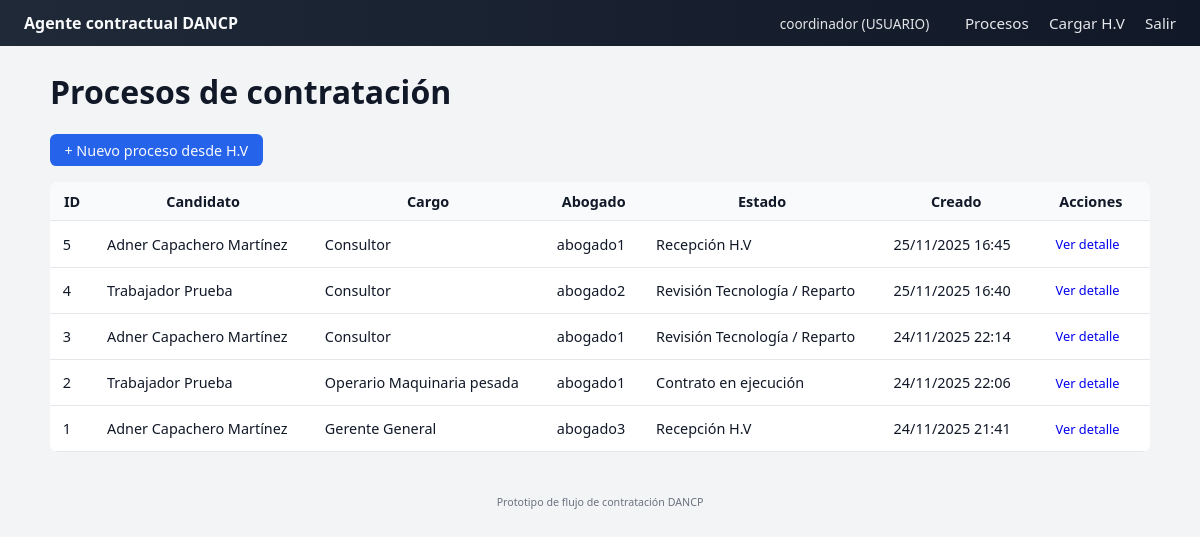
/ (signed in), run on the app's committed database.
### app.py (models this page shows, shortened)
class User(db.Model, UserMixin):
    __tablename__ = "usuarios"
    id = db.Column(db.Integer, primary_key=True)
    username = db.Column(db.String(80), unique=True, nullable=False)
    password_hash = db.Column(db.String(255), nullable=False)
    rol = db.Column(db.String(20), nullable=False)  # "USUARIO" o "ABOGADO"
    procesos_abogado = db.relationship(
        "ProcesoContratacion",
        back_populates="abogado",
        lazy="dynamic",
    )

class ProcesoContratacion(db.Model):
    __tablename__ = "procesos_contratacion"
    id = db.Column(db.Integer, primary_key=True)
    nombre_candidato = db.Column(db.String(120), nullable=False)
    telefono = db.Column(db.String(50))
    identificacion = db.Column(db.String(50))
    correo = db.Column(db.String(120))
    cargo = db.Column(db.String(120), nullable=False)
    area = db.Column(db.String(120))
    cv_filename = db.Column(db.String(255))  # archivo almacenado
    estado_index = db.Column(db.Integer, default=0)
    observaciones = db.Column(db.Text)
    abogado_id = db.Column(db.Integer, db.ForeignKey("usuarios.id"))
    abogado = db.relationship("User", back_populates="procesos_abogado")
    fecha_creacion = db.Column(db.DateTime, default=datetime.utcnow)
    fecha_actualizacion = db.Column(
        db.DateTime, default=datetime.utcnow, onupdate=datetime.utcnow
    )
    def estado_actual(self) -> str:
        try:
            return ESTADOS_PROCESO[self.estado_index]
        except IndexError:
            return "Desconocido"

### app.py (the view)
@app.route("/")
@login_required
def index():
    if current_user.rol == "ABOGADO":
        procesos = ProcesoContratacion.query.filter_by(
            abogado_id=current_user.id
        ).order_by(ProcesoContratacion.fecha_creacion.desc()).all()
    else:
        procesos = ProcesoContratacion.query.order_by(
            ProcesoContratacion.fecha_creacion.desc()
        ).all()
    return render_template(
        "index.html",
        procesos=procesos,
        ESTADOS=ESTADOS_PROCESO,
    )

### app.py (called while the page is built)
@login_manager.user_loader
def load_user(user_id):
    return User.query.get(int(user_id))

### templates/index.html (shortened to what this page needs)
{% extends "base.html" %}
{% block content %}
<h1>Procesos de contratación</h1>
{% if current_user.rol == 'USUARIO' %}
<a class="btn btn-primary" href="{{ url_for('cargar_cv') }}">+ Nuevo proceso desde H.V</a>
{% endif %}
<table class="tabla">
    <thead>
    <tr>
        <th>ID</th>
        <th>Candidato</th>
        <th>Cargo</th>
        <th>Abogado</th>
        <th>Estado</th>
        <th>Creado</th>
        <th>Acciones</th>
    </tr>
    </thead>
    <tbody>
    {% for p in procesos %}
        <tr>
            <td>{{ p.id }}</td>
            <td>{{ p.nombre_candidato }}</td>
            <td>{{ p.cargo }}</td>
            <td>{{ p.abogado.username if p.abogado else '-' }}</td>
            <td>{{ p.estado_actual() }}</td>
            <td>{{ p.fecha_creacion.strftime("%d/%m/%Y %H:%M") }}</td>
            <td>
                <a class="btn btn-small" href="{{ url_for('detalle_proceso', proceso_id=p.id) }}">
                    Ver detalle
                </a>
            </td>
        </tr>
    {% else %}
        <tr>
            <td colspan="7" style="text-align:center;">No hay procesos registrados.</td>
        </tr>
    {% endfor %}
    </tbody>
</table>
{% endblock %}

### templates/base.html (shortened to what this page needs)
<!DOCTYPE html>
<html lang="es">
<head>
    <link rel="stylesheet" href="{{ url_for('static', filename='css/styles.css') }}">
</head>
<body>
<nav class="navbar">
    <div class="navbar-brand">Agente contractual DANCP</div>
    <div class="navbar-links">
        {% if current_user.is_authenticated %}
            <span class="navbar-user">
                {{ current_user.username }} ({{ current_user.rol }})
            </span>
            <a href="{{ url_for('index') }}">Procesos</a>
            {% if current_user.rol == 'USUARIO' %}
                <a href="{{ url_for('cargar_cv') }}">Cargar H.V</a>
            {% endif %}
            <a href="{{ url_for('logout') }}">Salir</a>
        {% else %}
            <a href="{{ url_for('login') }}">Iniciar sesión</a>
        {% endif %}
    </div>
</nav>
<main class="container">
    {% block content %}{% endblock %}
</main>
<footer class="footer">
    <small>Prototipo de flujo de contratación DANCP</small>
</footer>
</body>
</html>

### static/css/styles.css (style rules this page uses)
body { font-family: system-ui, -apple-system, BlinkMacSystemFont, "Segoe UI", sans-serif; margin: 0; background: #f3f4f6; color: #111827; }
.navbar { display: flex; justify-content: space-between; padding: 0.75rem 1.5rem; background: linear-gradient(90deg, #1f2937, #111827); color: #f9fafb; }
.navbar a { color: #e5e7eb; margin-left: 1rem; text-decoration: none; font-size: 0.95rem; }
.navbar-brand { font-weight: 600; }
.navbar-user { margin-right: 1rem; font-size: 0.85rem; opacity: 0.9; }
.container { max-width: 1100px; margin: 1.5rem auto; padding: 0 1rem; }
.footer { text-align: center; padding: 1rem; font-size: 0.8rem; color: #6b7280; }
.btn { display: inline-block; padding: 0.4rem 0.9rem; border-radius: 0.4rem; border: none; cursor: pointer; font-size: 0.9rem; text-decoration: none; }
.btn-primary { background: #2563eb; color: #f9fafb; }
.btn-small { font-size: 0.8rem; padding: 0.25rem 0.7rem; }
.tabla { width: 100%; border-collapse: collapse; margin-top: 1rem; background: #ffffff; border-radius: 0.5rem; overflow: hidden; }
.tabla th, .tabla td { padding: 0.6rem 0.8rem; border-bottom: 1px solid #e5e7eb; font-size: 0.9rem; }
.tabla thead { background: #f9fafb; }

### data on the page
User: username "coordinador", rol "USUARIO"
ProcesoContratacion: id "5", nombre_candidato "Adner Capachero Martínez", cargo "Consultor", abogado "abogado1", estado_actual "Recepción H.V", fecha_creacion "25/11/2025 16:45"
ProcesoContratacion: id "4", nombre_candidato "Trabajador Prueba", cargo "Consultor", abogado "abogado2", estado_actual "Revisión Tecnología / Reparto", fecha_creacion "25/11/2025 16:40"
ProcesoContratacion: id "3", nombre_candidato "Adner Capachero Martínez", cargo "Consultor", abogado "abogado1", estado_actual "Revisión Tecnología / Reparto", fecha_creacion "24/11/2025 22:14"
ProcesoContratacion: id "2", nombre_candidato "Trabajador Prueba", cargo "Operario Maquinaria pesada", abogado "abogado1", estado_actual "Contrato en ejecución", fecha_creacion "24/11/2025 22:06"
ProcesoContratacion: id "1", nombre_candidato "Adner Capachero Martínez", cargo "Gerente General", abogado "abogado3", estado_actual "Recepción H.V", fecha_creacion "24/11/2025 21:41"
